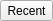
<?xml version="1.0" encoding="UTF-8"?>
<ui version="4.0">
	<class>MenuMainSessionOpenRecentWidget</class>
	<widget class="QToolButton" name="openButton">
		<property name="text">
			<string>Recent</string>
		</property>
		<property name="icon">
			<iconset theme=":/sprite/openrecent_session_icon.png"/>
		</property>
		<property name="iconSize">
			 <size>
				  <width>16</width>
				  <height>16</height>
			 </size>
		</property>
		<property name="toolButtonStyle">
			<enum>Qt::ToolButtonTextBesideIcon</enum>
		</property>
	</widget>

 <resources/>
 <connections/>
</ui>
